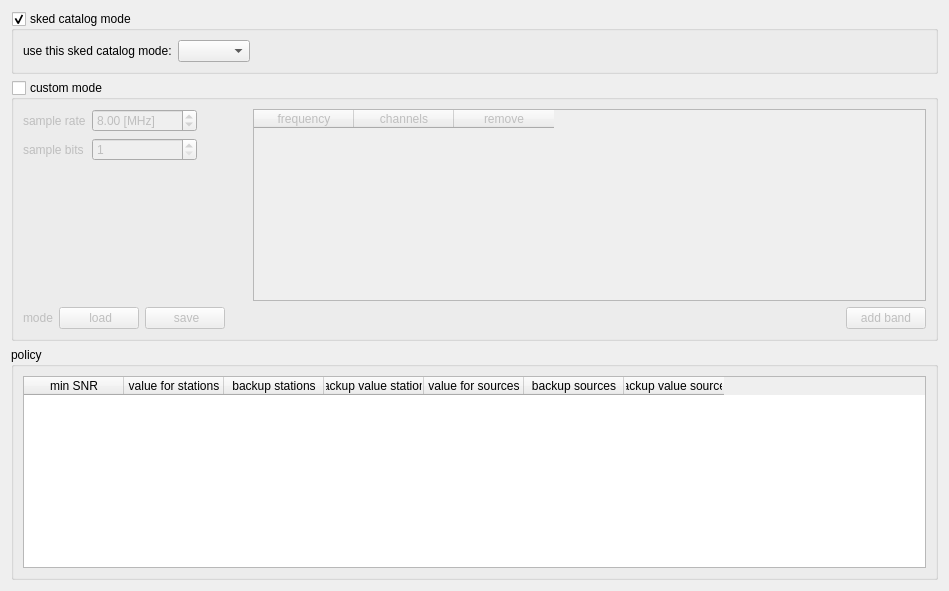
      <widget class="QWidget" name="mode">
       <layout class="QVBoxLayout" name="verticalLayout_14">
        <item>
         <widget class="QGroupBox" name="groupBox_modeSked">
          <property name="title">
           <string>sked catalog mode</string>
          </property>
          <property name="checkable">
           <bool>true</bool>
          </property>
          <property name="checked">
           <bool>true</bool>
          </property>
          <layout class="QHBoxLayout" name="horizontalLayout_29">
           <item>
            <widget class="QLabel" name="label_26">
             <property name="text">
              <string>use this sked catalog mode:</string>
             </property>
            </widget>
           </item>
           <item>
            <widget class="QComboBox" name="comboBox_skedObsModes"/>
           </item>
           <item>
            <spacer name="horizontalSpacer_7">
             <property name="orientation">
              <enum>Qt::Horizontal</enum>
             </property>
             <property name="sizeHint" stdset="0">
              <size>
               <width>676</width>
               <height>20</height>
              </size>
             </property>
            </spacer>
           </item>
          </layout>
         </widget>
        </item>
        <item>
         <widget class="QGroupBox" name="groupBox_modeCustom">
          <property name="title">
           <string>custom mode</string>
          </property>
          <property name="checkable">
           <bool>true</bool>
          </property>
          <property name="checked">
           <bool>false</bool>
          </property>
          <layout class="QHBoxLayout" name="horizontalLayout_4" stretch="1,3">
           <item>
            <layout class="QVBoxLayout" name="verticalLayout_13">
             <item>
              <layout class="QHBoxLayout" name="horizontalLayout_28">
               <item>
                <layout class="QFormLayout" name="formLayout_3">
                 <item row="0" column="0">
                  <widget class="QLabel" name="sampleRateLabel">
                   <property name="text">
                    <string>sample rate</string>
                   </property>
                  </widget>
                 </item>
                 <item row="0" column="1">
                  <widget class="QDoubleSpinBox" name="sampleRateDoubleSpinBox">
                   <property name="prefix">
                    <string/>
                   </property>
                   <property name="suffix">
                    <string> [MHz]</string>
                   </property>
                   <property name="maximum">
                    <double>1000.000000000000000</double>
                   </property>
                   <property name="value">
                    <double>8.000000000000000</double>
                   </property>
                  </widget>
                 </item>
                 <item row="1" column="0">
                  <widget class="QLabel" name="sampleBitsLabel">
                   <property name="text">
                    <string>sample bits</string>
                   </property>
                  </widget>
                 </item>
                 <item row="1" column="1">
                  <widget class="QSpinBox" name="sampleBitsSpinBox">
                   <property name="minimum">
                    <number>1</number>
                   </property>
                   <property name="maximum">
                    <number>2</number>
                   </property>
                   <property name="value">
                    <number>1</number>
                   </property>
                  </widget>
                 </item>
                </layout>
               </item>
               <item>
                <spacer name="horizontalSpacer_8">
                 <property name="orientation">
                  <enum>Qt::Horizontal</enum>
                 </property>
                 <property name="sizeHint" stdset="0">
                  <size>
                   <width>40</width>
                   <height>20</height>
                  </size>
                 </property>
                </spacer>
               </item>
              </layout>
             </item>
             <item>
              <spacer name="verticalSpacer_2">
               <property name="orientation">
                <enum>Qt::Vertical</enum>
               </property>
               <property name="sizeHint" stdset="0">
                <size>
                 <width>20</width>
                 <height>40</height>
                </size>
               </property>
              </spacer>
             </item>
             <item>
              <layout class="QHBoxLayout" name="horizontalLayout_27">
               <item>
                <widget class="QLabel" name="label_28">
                 <property name="text">
                  <string>mode</string>
                 </property>
                </widget>
               </item>
               <item>
                <widget class="QPushButton" name="pushButton_loadMode">
                 <property name="text">
                  <string> load</string>
                 </property>
                 <property name="icon">
                  <iconset resource="myresources.qrc">
                   <normaloff>:/icons/icons/folder-open-5.png</normaloff>:/icons/icons/folder-open-5.png</iconset>
                 </property>
                </widget>
               </item>
               <item>
                <widget class="QPushButton" name="pushButton_saveMode">
                 <property name="text">
                  <string> save</string>
                 </property>
                 <property name="icon">
                  <iconset resource="myresources.qrc">
                   <normaloff>:/icons/icons/document-export.png</normaloff>:/icons/icons/document-export.png</iconset>
                 </property>
                </widget>
               </item>
               <item>
                <spacer name="horizontalSpacer_6">
                 <property name="orientation">
                  <enum>Qt::Horizontal</enum>
                 </property>
                 <property name="sizeHint" stdset="0">
                  <size>
                   <width>40</width>
                   <height>20</height>
                  </size>
                 </property>
                </spacer>
               </item>
              </layout>
             </item>
            </layout>
           </item>
           <item>
            <layout class="QVBoxLayout" name="verticalLayout_12" stretch="0,0">
             <property name="sizeConstraint">
              <enum>QLayout::SetDefaultConstraint</enum>
             </property>
             <item>
              <widget class="QTableWidget" name="tableWidget_modeCustonBand">
               <property name="columnCount">
                <number>3</number>
               </property>
               <attribute name="horizontalHeaderShowSortIndicator" stdset="0">
                <bool>false</bool>
               </attribute>
               <attribute name="verticalHeaderVisible">
                <bool>false</bool>
               </attribute>
               <column>
                <property name="text">
                 <string>frequency</string>
                </property>
               </column>
               <column>
                <property name="text">
                 <string>channels</string>
                </property>
               </column>
               <column>
                <property name="text">
                 <string>remove</string>
                </property>
               </column>
              </widget>
             </item>
             <item>
              <layout class="QHBoxLayout" name="horizontalLayout_48">
               <item>
                <spacer name="horizontalSpacer_15">
                 <property name="orientation">
                  <enum>Qt::Horizontal</enum>
                 </property>
                 <property name="sizeHint" stdset="0">
                  <size>
                   <width>40</width>
                   <height>20</height>
                  </size>
                 </property>
                </spacer>
               </item>
               <item>
                <widget class="QPushButton" name="pushButton_modeCustomAddBAnd">
                 <property name="text">
                  <string>add band</string>
                 </property>
                 <property name="icon">
                  <iconset resource="myresources.qrc">
                   <normaloff>:/icons/icons/edit-add.png</normaloff>:/icons/icons/edit-add.png</iconset>
                 </property>
                </widget>
               </item>
              </layout>
             </item>
            </layout>
           </item>
          </layout>
         </widget>
        </item>
        <item>
         <widget class="QGroupBox" name="groupBox_18">
          <property name="title">
           <string>policy</string>
          </property>
          <layout class="QVBoxLayout" name="verticalLayout_18">
           <item>
            <widget class="QTableWidget" name="tableWidget_ModesPolicy">
             <attribute name="horizontalHeaderShowSortIndicator" stdset="0">
              <bool>false</bool>
             </attribute>
             <attribute name="horizontalHeaderStretchLastSection">
              <bool>false</bool>
             </attribute>
             <attribute name="verticalHeaderCascadingSectionResizes">
              <bool>false</bool>
             </attribute>
             <attribute name="verticalHeaderHighlightSections">
              <bool>true</bool>
             </attribute>
             <attribute name="verticalHeaderShowSortIndicator" stdset="0">
              <bool>false</bool>
             </attribute>
             <column>
              <property name="text">
               <string>min SNR</string>
              </property>
             </column>
             <column>
              <property name="text">
               <string>value for stations</string>
              </property>
             </column>
             <column>
              <property name="text">
               <string>backup stations</string>
              </property>
             </column>
             <column>
              <property name="text">
               <string>backup value stations</string>
              </property>
             </column>
             <column>
              <property name="text">
               <string>value for sources</string>
              </property>
             </column>
             <column>
              <property name="text">
               <string>backup sources</string>
              </property>
             </column>
             <column>
              <property name="text">
               <string>backup value sources</string>
              </property>
             </column>
            </widget>
           </item>
          </layout>
         </widget>
        </item>
       </layout>
      </widget>
